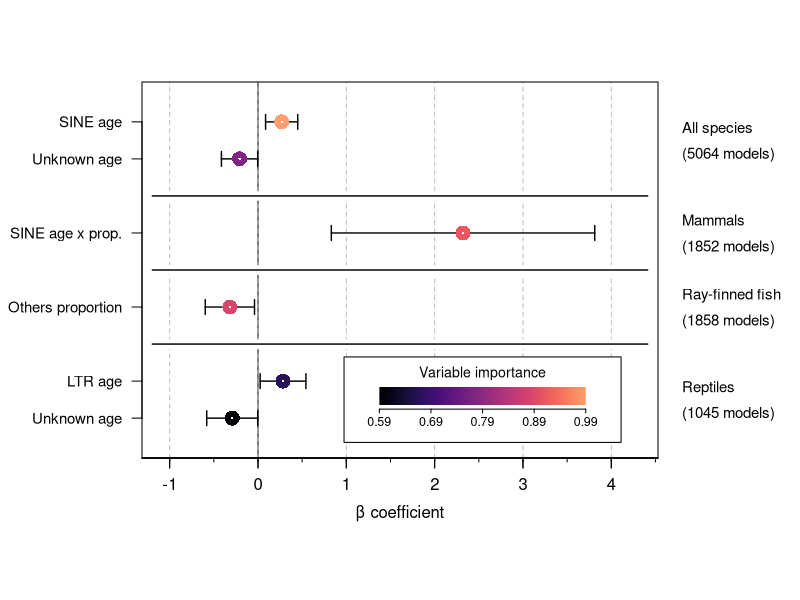

The R script that drew this image:


library(viridis)

combined.df <- read.csv("../results/model-averaging.csv")

# y positions
y <- c()
line <- c()
for (i in 1:length(combined.df$clade)) {
  if (is.null(y)) {
    y <- c(1)
  } else if (combined.df$clade[i] == prev) {
    y <- c(y, tail(y, 1) + 1)
  } else {
    y <- c(y, tail(y, 1) + 2)
    line <- c(line, tail(y, 1) - 1)
  }
  prev <- combined.df$clade[i]
}
y <- max(y)-y 
imp <- combined.df$importance

# color mapping
res <- 10000 # resolution
palette <- viridis(res, begin = 0, end = 0.8, option = "A") # palette
cols <- palette[round(((imp - min(imp)) / diff(range(imp))) * (res-1)) + 1] # colors

# y labels
labels <- c()
for (i in combined.df$model) {
  rep <- toupper(regmatches(i, regexpr("(?<=\\.)[a-zA-Z]+", i, perl = TRUE)))
  if (rep == "OTHERS") {
    rep <- "Others"
  } else if (rep == "UNKNOWN") {
    rep <- "Unknown"
  }
  
  if (grepl(":", i)) {
    type <- "age x prop."
  } else if (sub("\\..*", "", i) == "prop") {
    type <- "proportion"
  } else {
    type <- "age"
  }
  labels <- c(labels, paste(rep, type))
}

par(mar = c(7, 7, 4, 7) + 0.1) 

# main plot
x.range <- range(as.matrix(combined.df[c("lower", "upper")])) + c(-0.5, 0.5)
plot(x = combined.df$estimate, y = y, type = "n", xlim = x.range, 
     xlab = "β coefficient", ylab = NA, axes = FALSE,
     ylim = range(y) + c(-0.7, 0.7), useRaster = T, mgp = c(2.2, 0, 0)) # plot
abline(v = 0, lty = 1, col = "black") # line at y = 0
for (l in -100:4) {
  abline(v = l, lty = 2, col = "grey") # line at y = 0
}
segments(combined.df$lower, y, combined.df$upper, y, lwd = 1.4) # confidence bars
segments(combined.df$upper, y-0.2, combined.df$upper, y+0.2, lwd = 1.4)
segments(combined.df$lower, y-0.2, combined.df$lower, y+0.2, lwd = 1.4)
points(combined.df$estimate, y, pch = 16, cex = 2, col = cols) # colored points
points(combined.df$estimate, y, pch = 16, cex = 0.324, col = "white") # center dots
axis(1, at = pretty(x.range), mgp = c(1, 0.8, 0)  ) # x axis
axis(1, at = seq(-10, 10, by = 0.5), labels = FALSE, tcl = -0.2)
axis(1, at = seq(-10, 10, by = 1), labels = FALSE, tcl = -0.5)
axis(2, at = y, labels = labels, las = 2, cex.axis = 0.9) # y axis
box()

# color bar
usr <- par("usr")
bar <- array(t(col2rgb(palette)/255), c(1, length(palette), 3))
fx1 <- 0.46; fx2 <- 0.86  # x
fy1 <- 0.14; fy2 <- 0.19 # y
xleft <- usr[1] + fx1 * diff(usr[1:2])
xright <- usr[1] + fx2 * diff(usr[1:2])
ybottom <- usr[3] + fy1 * diff(usr[3:4])
ytop <- usr[3] + fy2 * diff(usr[3:4])
rasterImage(array(t(col2rgb("white") / 255), dim = c(1, 1, 3)), 
            xleft - 0.4, ybottom - 1, xright + 0.4, ytop + 0.8, interpolate = FALSE)
rasterImage(bar, xleft, ybottom, xright, ytop, interpolate = FALSE)
axis(
  side = 1, 
  at = seq(xleft, xright, length.out = 5), 
  labels = round(seq(min(imp), max(imp), length.out = 5), 2), 
  pos = ybottom - 0.01 * diff(usr[3:4]), 
  tck = -0.01, 
  cex.axis = 0.75, 
  mgp = c(1, 0.05, 0)
)
text(mean(c(xleft, xright)), 
     mean(c(ybottom, ytop)) + 0.65, 
     adj = c(0.5, 0.5), cex = 0.85, 
     labels = "Variable importance")
rect(xleft - 0.4, ybottom - 1, xright + 0.4, ytop + 0.8, 
     border = "black", lwd = 1)

# lines separating clades
for (j in line) {
  j <- j - 1
  rgb_vals <- col2rgb("white") / 255
  bar <- array(t(rgb_vals), dim = c(1, 1, 3))
  fx1 <- 0.02; fx2 <- 0.98  # x
  xleft <- usr[1] + fx1 * diff(usr[1:2])
  xright <- usr[1] + fx2 * diff(usr[1:2])
  ybottom <- j - 0.13
  ytop <- j + 0.13
  rasterImage(bar, xleft, ybottom, xright, ytop, interpolate = FALSE)
  segments(xleft, j, xright, j, lwd = 1.4, color = "")
}

# all species
par(xpd = TRUE)
text(4.8, 7.85, 
     adj = c(0, 0.5), cex = 0.9, 
     labels = "All species")
text(4.8, 7.15, 
     adj = c(0, 0.5), cex = 0.9, 
     labels = "(5064 models)")

# mammals
text(4.8, 5.35, 
     adj = c(0, 0.5), cex = 0.9, 
     labels = "Mammals")
text(4.8, 4.65, 
     adj = c(0, 0.5), cex = 0.9,  
     labels = "(1852 models)")

# fish
text(4.8, 3.35, 
     adj = c(0, 0.5), cex = 0.9,  
     labels = "Ray-finned fish")
text(4.8, 2.65, 
     adj = c(0, 0.5), cex = 0.9, 
     labels = "(1858 models)")

# reptiles
text(4.8, 0.85, 
     adj = c(0, 0.5), cex = 0.9, 
     labels = "Reptiles")
text(4.8, 0.15, 
     adj = c(0, 0.5), cex = 0.9, 
     labels = "(1045 models)")
par(xpd = FALSE)
par(mar = c(5, 4, 4, 2) + 0.1) 









































